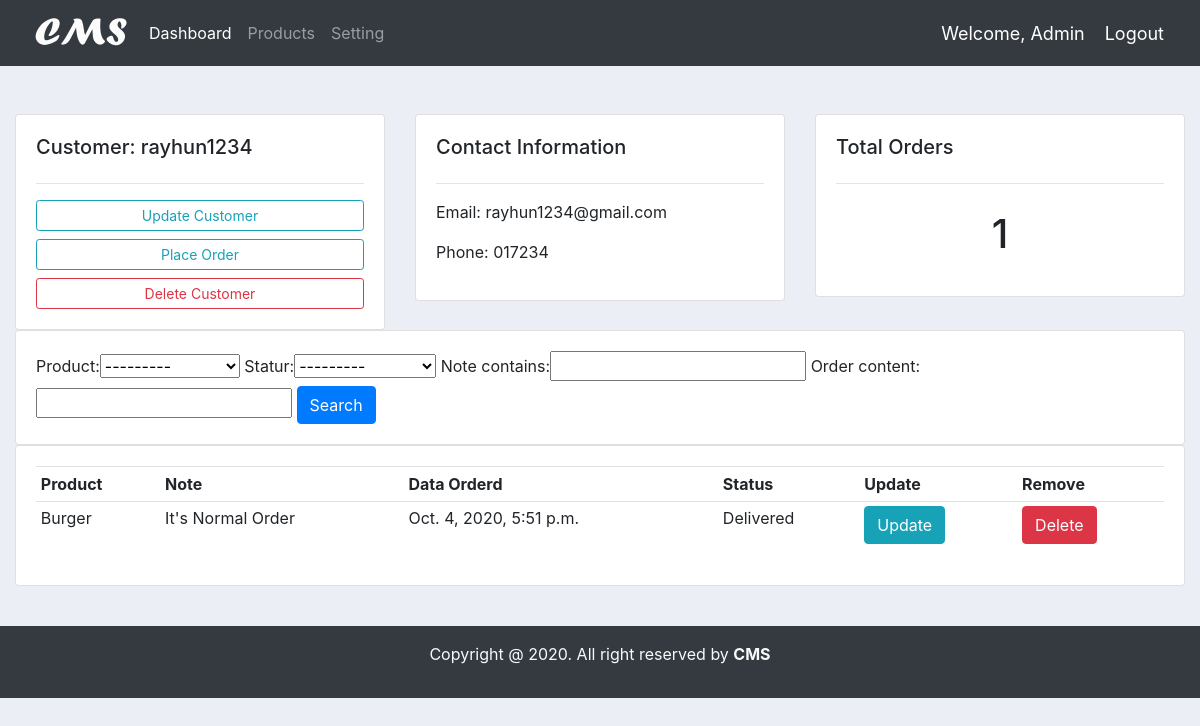
The page /customer/23 (signed in) on the database as committed earlier.
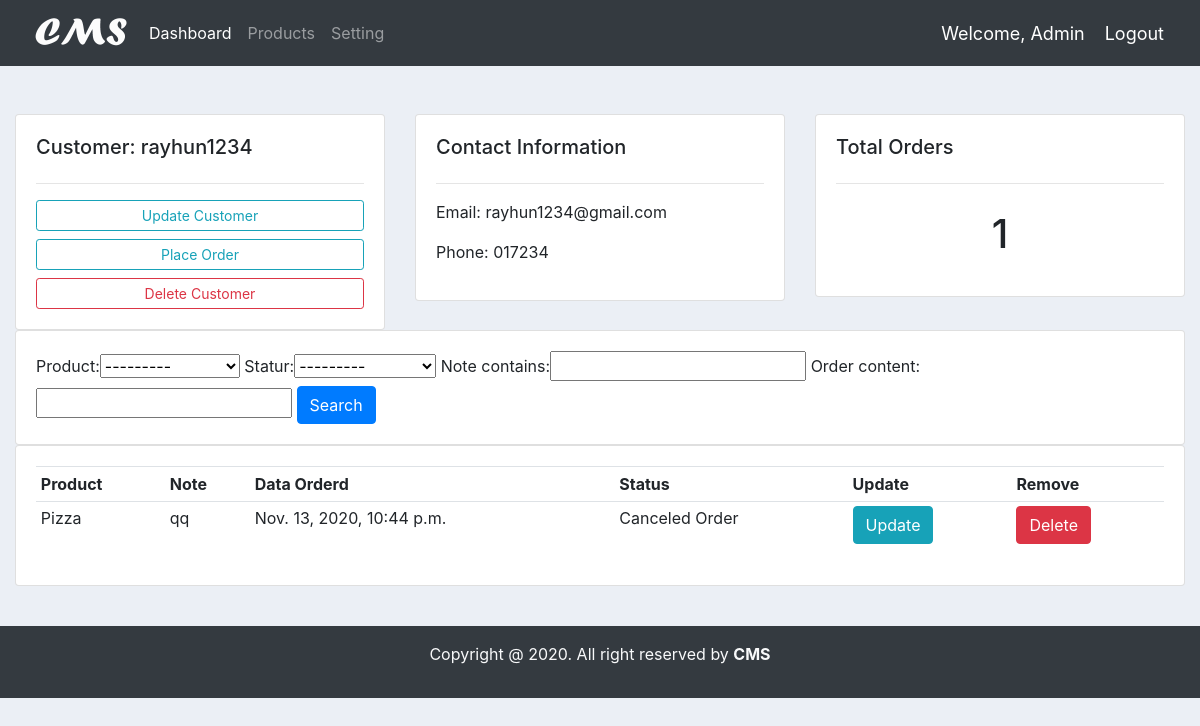
The same page on the database as committed later.
### accounts/models.py (models this page shows, shortened)
class Order(models.Model):
    STATUS = (
        ('Pending','Pending'),
        ('Canceled Order','Canceled Order'),
        ('Delivered','Delivered')
        )
    customer = models.ForeignKey(Customer, null=True, on_delete=models.SET_NULL)
    Product = models.ForeignKey(Product, null=True, on_delete=models.SET_NULL)
    date_created = models.DateTimeField(auto_now_add=True, null=True)
    statur = models.CharField(max_length=200, null=True, choices=STATUS)
    note = models.CharField(max_length=200, null=True)
    order_content = models.DecimalField(max_digits= 10000, null=True, decimal_places=0)

class Product(models.Model):
    CATAGORY = (
        ('Indoor','Indoor'),
        ('Out Door','Out Door'),
    )
    name = models.CharField(max_length=200, null=True)
    price = models.FloatField(null=True)
    catagory = models.CharField(max_length=200, null=True, choices=CATAGORY)
    descriprion = models.CharField(max_length=500 ,null=True, blank=True)
    data_created = models.DateTimeField(auto_now_add=True)
    tags = models.ManyToManyField(Tag)
    def __str__(self):
        return str(self.name)

### accounts/decorators.py (the view)
        def wrapper_func(request, *args, **kwargs):
            group = None
            if request.user.groups.exists():
                group = request.user.groups.all()[0].name
            if group in allowed_roles:
                return view_func(request, *args, **kwargs)
            else:
                context = {}
                return render(request, 'accounts/customer_not_auth.html', context)

### accounts/models.py (called while the page is built)
    def __str__(self):
        return str(self.name)

### accounts/views.py (called while the page is built)
@login_required(login_url='login')
@allowed_user(allowed_roles=['admin'])
def customer(request, pk):
    customer = Customer.objects.get(pk=pk)
    print(customer)
    orders = customer.order_set.all()
    orders_count = orders.count()
    myFilter = OrderFilter(request.GET, queryset=orders)
    orders = myFilter.qs
    context = {
        'customer':customer,
        'orders':orders,
        'orders_count':orders_count,
        'myFilter':myFilter,
    }
    return render(request, 'accounts/customer.html',context)

### accounts/templates/accounts/customer.html
{% extends 'accounts/main.html' %}
{% block content %}
<div class="container-fluid py-4">
    <br>
    <div class="row">
        <div class="col-md">
            <div class="card card-body">
                <h5>Customer: {{ customer.name }} </h5>
                <hr>
                <a class="btn btn-outline-info btn-sm btn-block" href="#">Update Customer</a>
                <a class="btn btn-outline-info btn-sm btn-block" href="{% url 'create_order' customer.pk %}">Place Order</a>
                <a class="btn btn-outline-danger btn-sm btn-block" href="{% url 'delete_order' customer.pk %}">Delete Customer</a>
            </div>
        </div>
        <div class="col-md">
            <div class="card card-body">
                <h5>Contact Information</h5>
                <hr>
                <p>Email: {{ customer.email }}</p>
                <p>Phone: {{ customer.phone }}</p>
            </div>
        </div>
        <div class="col-md">
            <div class="card card-body">
                <h5>Total Orders</h5>
                <hr>
                <h1 style="text-align: center; padding:10px">{{ orders_count  }}</h1>
            </div>
        </div>
    </div>
    <div class="row">
        <div class="col">
            <div class="card card-body">
                <form method="get">
                    {{ myFilter.form }}
                    <button class="btn btn-primary" type="submit">Search</button>
                </form>
            </div>
        </div>
    </div>
    <div class="row">
        <div class="col-md">
            <div class="card card-body">
                <table class="table table-sm">
                    <tr>
                        <th>Product</th>
                        <th>Note</th>
                        <th>Data Orderd</th>
                        <th>Status</th>
                        <th>Update</th>
                        <th>Remove</th>
                    </tr>
                    {% for order in orders %}
                    <tr>
                        <td>{{ order.Product }}</td>
                        <td>{{ order.note }}</td>
                        <td>{{ order.date_created }}</td>
                        <td>{{ order.statur }}</td>
                        <td><a class="btn btn-md btn-info" href="{% url 'update_order' order.pk %}">Update</a></td>
                        <td><a class="btn btn-md btn-danger" href="{% url 'delete_order' order.pk %}">Delete</a></td>
                    </tr>
                    {% endfor %}
            </table>
            </div>
        </div>
    </div>
</div>
{% endblock %}

Rows that differ between the two databases and show on the page:
removed Order: Product "Burger", note "It's Normal Order", date_created "Oct. 4, 2020, 5:51 p.m.", statur "Delivered"
added Order: Product "Pizza", note "qq", date_created "Nov. 13, 2020, 10:44 p.m.", statur "Canceled Order"
